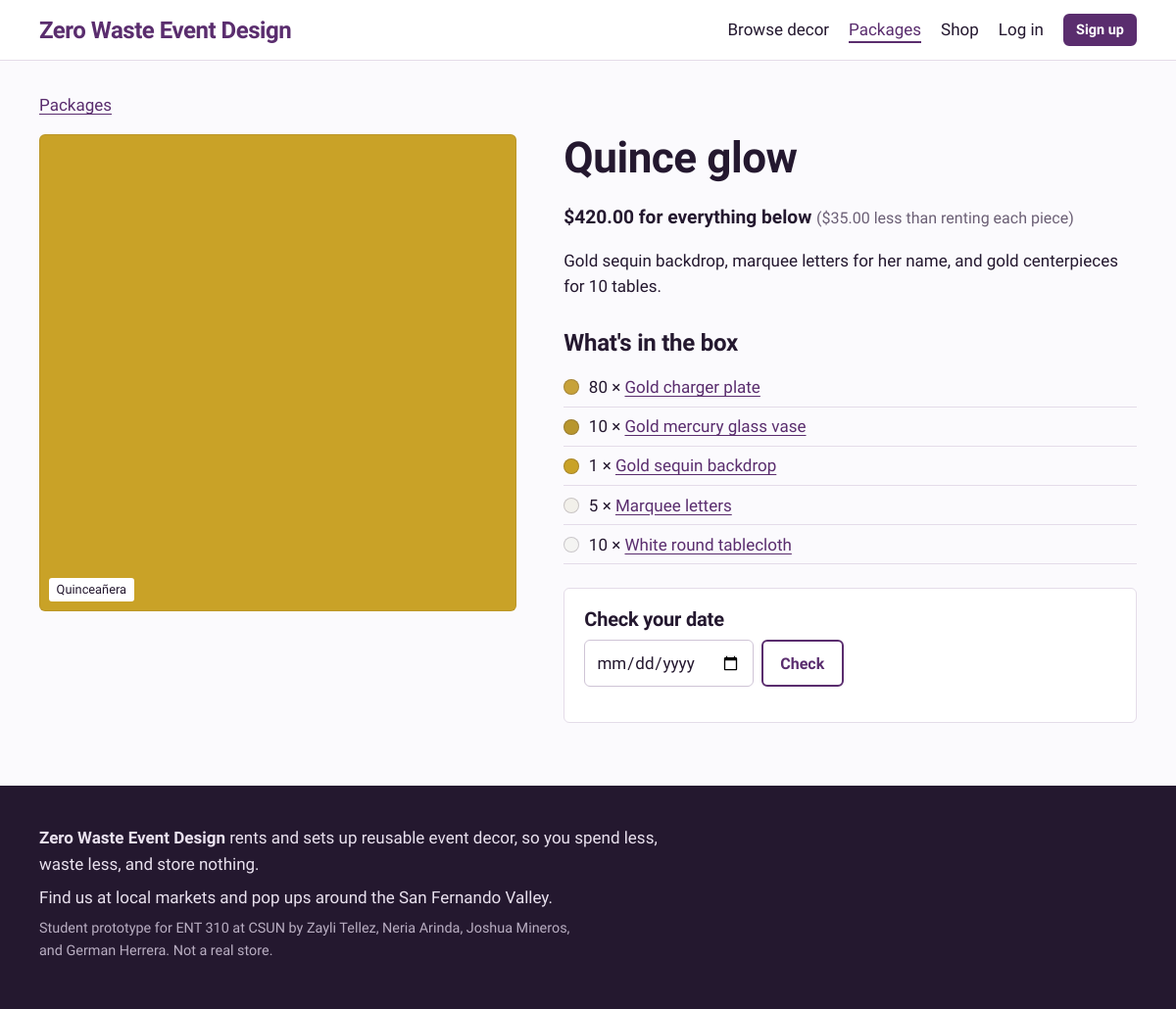
/package.php?id=1, run on an earlier commit of the app's database.
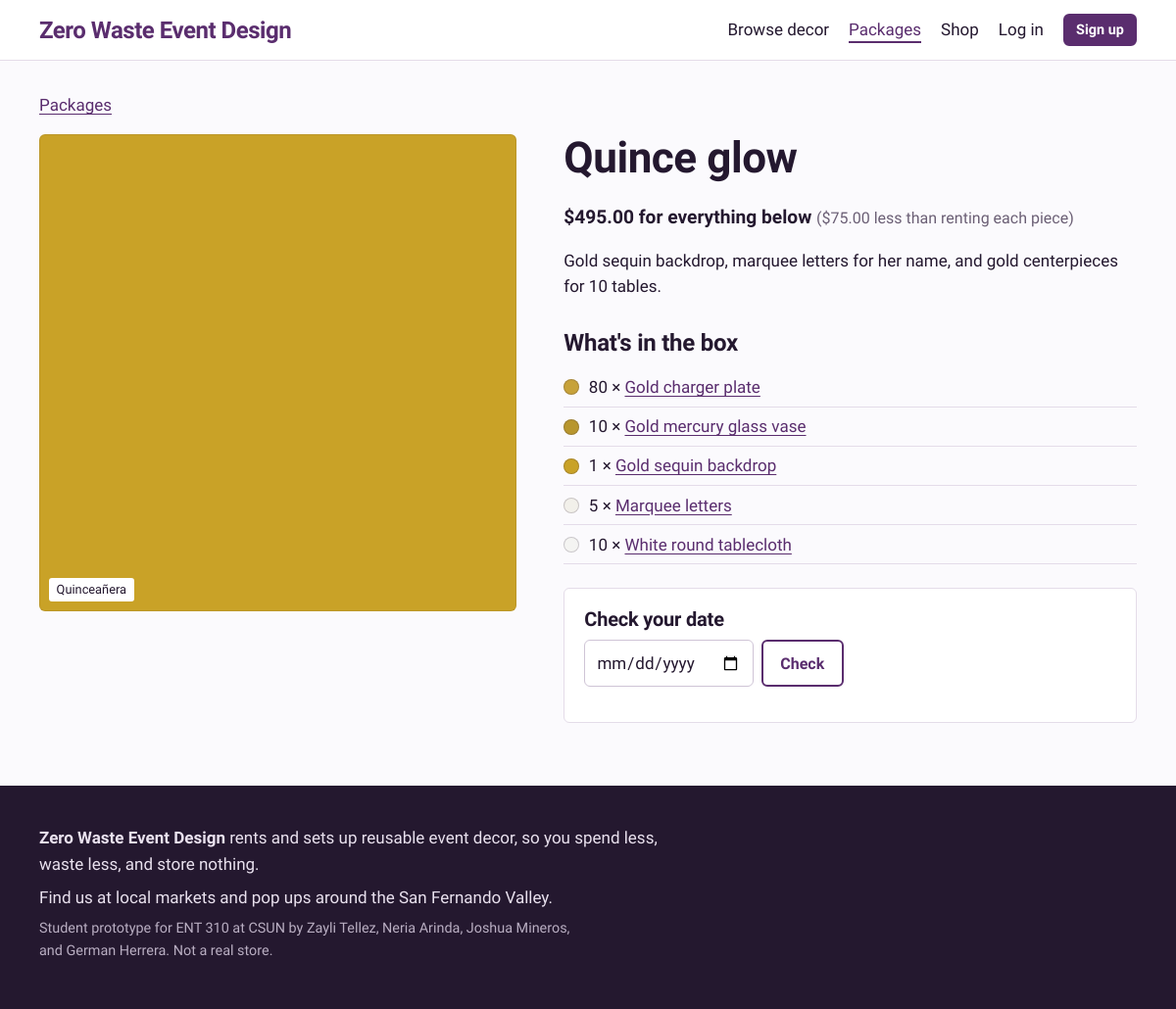
And on a later commit of the database.
### tables this page shows
CREATE TABLE packages (
  id          INT AUTO_INCREMENT PRIMARY KEY,
  name        VARCHAR(120) NOT NULL,
  event_type  VARCHAR(60)  NOT NULL,
  description TEXT NOT NULL,
  price       DECIMAL(8,2) NOT NULL,
  setup_fee   DECIMAL(8,2) NOT NULL DEFAULT 75.00,  
  season      VARCHAR(40) NULL,                     
  color_hex   CHAR(7) NOT NULL DEFAULT '#CCCCCC',
  is_active   TINYINT(1) NOT NULL DEFAULT 1
);

### includes/bootstrap.php (called while the page is built, shortened)
<?php
function db(): PDO
{
    static $pdo = null;
    if ($pdo === null) {
        $dsn = 'mysql:host=' . DB_HOST . ';port=' . DB_PORT . ';dbname=' . DB_NAME . ';charset=utf8mb4';
        $pdo = new PDO($dsn, DB_USER, DB_PASS, [
            PDO::ATTR_ERRMODE            => PDO::ERRMODE_EXCEPTION,
            PDO::ATTR_DEFAULT_FETCH_MODE => PDO::FETCH_ASSOC,
            PDO::ATTR_EMULATE_PREPARES   => false,
        ]);
    }
    return $pdo;
}
function base_url(): string
{
    static $base = null;
    if ($base === null) {
        $script = $_SERVER['SCRIPT_NAME'] ?? '';
        $dir = str_replace('\\', '/', dirname($script));
        $base = rtrim($dir, '/');
    }
    return $base;
}
function url(string $path = ''): string
{
    return base_url() . '/' . ltrim($path, '/');
}
function e(?string $text): string
{
    return htmlspecialchars((string) $text, ENT_QUOTES, 'UTF-8');
}
function money($amount): string
{
    return '$' . number_format((float) $amount, 2);
}
    ob_start(); ?>

### public/package.php (the view, shortened to what this page needs)
<?php
require __DIR__ . '/../includes/bootstrap.php';
$id = (int) ($_GET['id'] ?? 0);
$stmt = db()->prepare('SELECT * FROM packages WHERE id = ? AND is_active = 1');
$stmt->execute([$id]);
$package = $stmt->fetch();
$stmt = db()->prepare('SELECT i.id, i.name, i.color_name, i.color_hex, i.price, i.quantity AS owned, pi.quantity
                       FROM package_items pi JOIN items i ON i.id = pi.item_id
                       WHERE pi.package_id = ? ORDER BY i.name');
$stmt->execute([$id]);
$pieces = $stmt->fetchAll();
$separateTotal = 0;
foreach ($pieces as $p) {
    $separateTotal += $p['price'] * $p['quantity'];
}
$date = $_GET['date'] ?? '';
$minDate = date('Y-m-d', strtotime('+2 days'));
require __DIR__ . '/../includes/header.php';
?>
<p class="crumbs"><a href="<?= e(url('packages.php')) ?>">Packages</a></p>
<div class="detail">
  <div class="detail-visual">
    <div class="swatch swatch-large" style="--swatch: <?= e($package['color_hex']) ?>"><span class="swatch-name"><?= e($package['event_type']) ?></span></div>
  </div>
  <div class="detail-info">
    <h1><?= e($package['name']) ?></h1>
    <p class="price-line"><?= money($package['price']) ?> for everything below
      <?php if ($separateTotal > $package['price']): ?>
        <span class="muted">(<?= money($separateTotal - $package['price']) ?> less than renting each piece)</span>
      <?php endif; ?>
    </p>
    <p><?= e($package['description']) ?></p>
    <h2>What's in the box</h2>
    <ul class="piece-list">
      <?php foreach ($pieces as $p): ?>
        <li>
          <span class="dot" style="--swatch: <?= e($p['color_hex']) ?>"></span>
          <span><?= (int) $p['quantity'] ?> &times; <a href="<?= e(url('item.php?id=' . $p['id'])) ?>"><?= e($p['name']) ?></a></span>
        </li>
      <?php endforeach; ?>
    </ul>
    <div class="book-box">
      <h2>Check your date</h2>
      <form method="get" class="row-form">
        <input id="date" type="date" name="date" value="<?= e($date) ?>" min="<?= e($minDate) ?>" required>
        <button type="submit" class="btn btn-ghost">Check</button>
      </form>
    </div>
  </div>
</div>
<?php require __DIR__ . '/../includes/footer.php'; ?>

What changed in the data, as far as the page shows it:
changed packages "Quince glow": price "$420.00" → "$495.00"; money($separateTotal-$package['price']) "$35.00" → "$75.00"
